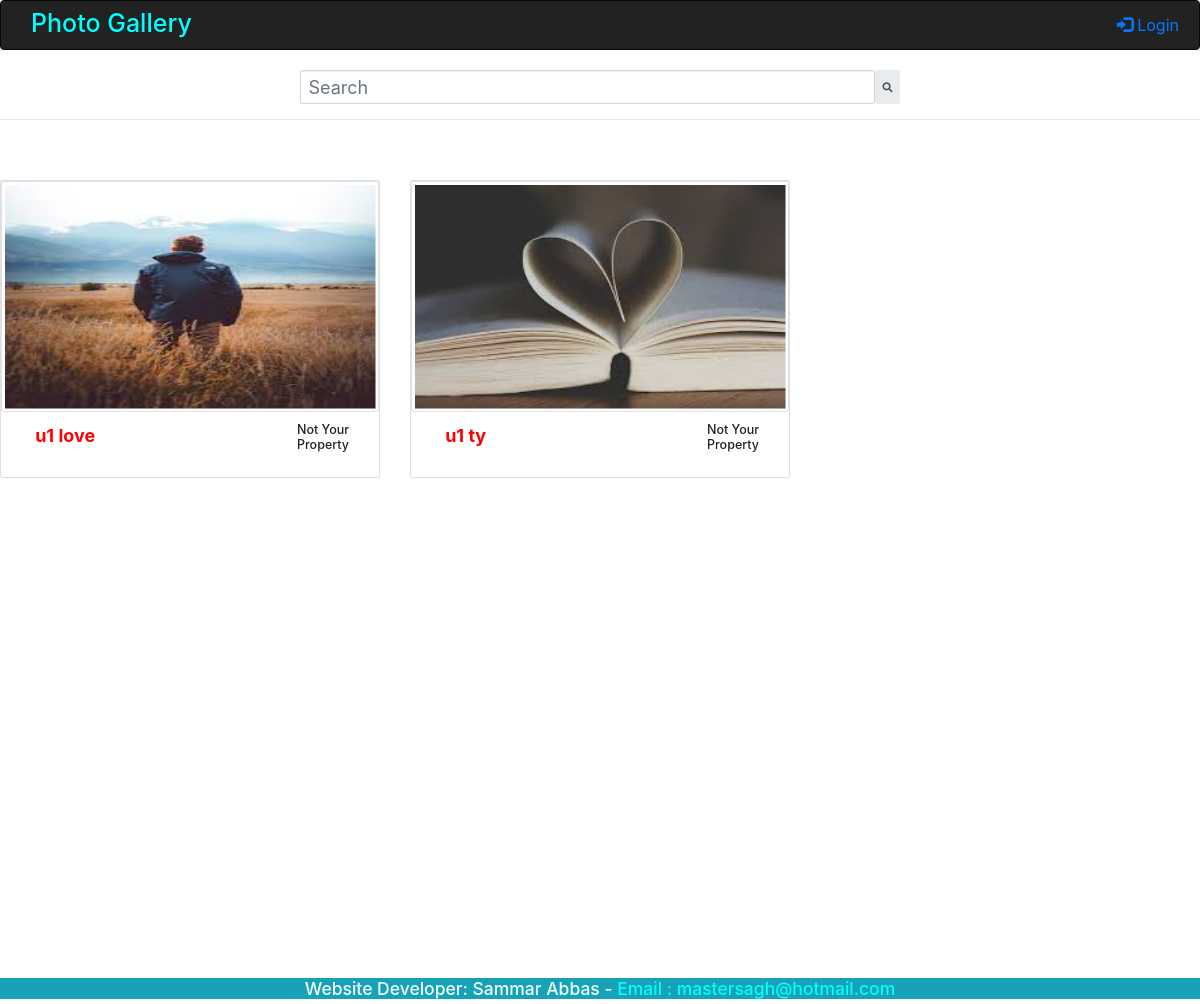
Before: /allPublicPhotos with the older database file.
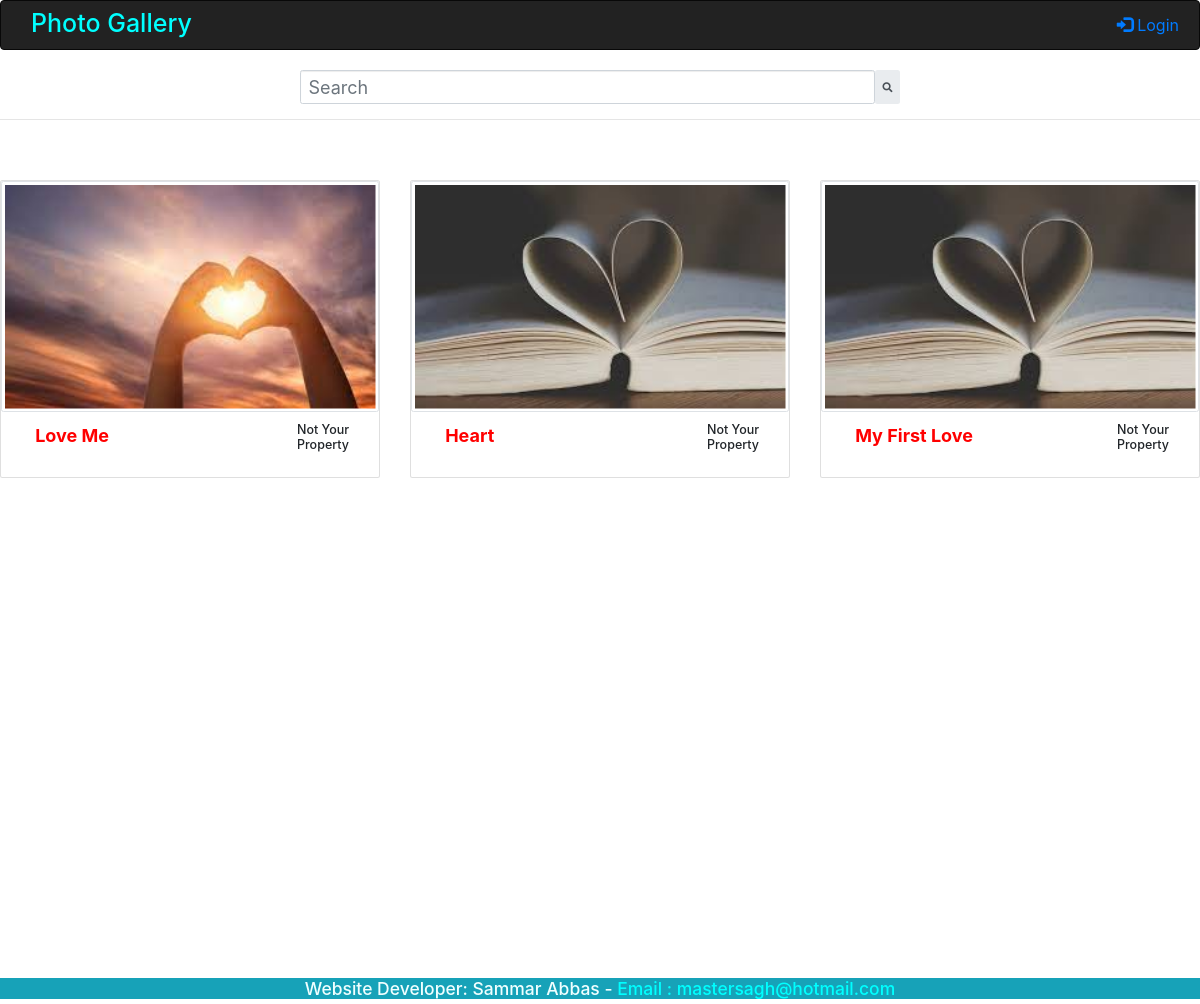
After: the same page with the newer database file.
### pictureApp/models.py (models this page shows, shortened)
class Photo(models.Model):
    title = models.CharField(max_length=50)
    image = models.ImageField()
    status = models.BooleanField(default=True)
    user = models.CharField(max_length=15, default="AnonymousUser")

### pictureApp/views.py (the view)
# urls.py: path('allPublicPhotos', views.allPublicPhotos, name="allPublicPhotos"),
def allPublicPhotos(request):
    is_sign_in = isSignIn(request)  #get is signed in
    form=PhotoForm()
    photoList = []
    obj = Photo.objects.all()
    for p in obj:
        temp = []
        if p.status == False:   # False means status is Public
            if str(request.user) == p.user:
                temp.append(True)   # True allow permission to edit
                temp.append(p)
                photoList.append(temp)
            else:
                temp.append(False)   # False don't grant permission to edit
                temp.append(p)
                photoList.append(temp)
    return render(request,"pictureApp/index.html", {
        "photo": photoList,
        "form": form,
        "isSignIn": is_sign_in
        })

### pictureApp/form.py
class PhotoForm(forms.ModelForm):
    class Meta:
        model=Photo
        fields=("title","image")

### pictureApp/views.py (called while the page is built)
def isSignIn(request):
    returning_value = True
    if "AnonymousUser" == str(request.user):
        returning_value = False
    return returning_value

### pictureApp/templates/pictureApp/index.html (shortened to what this page needs)
{% extends 'pictureApp/sample.html' %}
{% block body %}
    {% if not photo %}
        <h1 style="text-align: center; vertical-align: middle; margin-top: 5rem;">
            There Is No Related Picture Available In The Gallery
        </h1>
    {% else %}
    <div class="row" >
        {% for p in photo %}
            <div class="col-sm-4"style="padding-top: 50px" >
                <div class="card" >
                    <img src={{p.1.image.url}} alt="pictures" class="img-thumbnail" style="height :231px; width :600px"  >
                    <div class="row mt-3 ml-2 mr-2" style="height:55px">
                        <div class="col-lg-9 " >
                            <label style="color: red; font-size: 18px;"> &nbsp; {{p.1.title}}</label>
                        </div>
                        <div class="col-lg-3">
                            {% if p.0 %}
                            <div class="row mt-2"  >
                                <div class="col-sm-2" >
                                    <a href="{% url 'pictureApp:statusChange' p.1.id %}">
                                        {% if p.1.status %}
                                            <button class="btn btn-primary"><i class="fas fa-lock"></i></button>
                                        {% else %}
                                            <button class="btn btn-secondary"><i class="fas fa-lock-open"></i></button>
                                        {% endif %}
                                    </a>
                                </div>
                                <div class="col-sm-2">
                                    <a >
                                        <button class="btn btn-primary" data-toggle="modal" data-target="#exampleModal-{{p.1.id}}">
                                            <i class="far fa-edit"></i>
                                        </button>
                                    </a>
                                </div>
                                <div class="col-sm-1">
                                    <a href="{% url 'pictureApp:deletePhoto' p.1.id %}">
                                        <button class="btn btn-primary"><i class="fas fa-trash-alt"></i></button>
                                    </a>
                                </div>
                            </div>
                            {% else %}
                            <h5>Not Your Property</h5>
                            {% endif %}
                        </div>
                    </div>
                </div>
            </div>
        {% endfor %}
    </div>
    {% endif %}
{% endblock %}

Changed rows visible on the page:
removed Photo: image (picture), title "u1 love"
removed Photo: image (picture), title "u1 ty"
added Photo: image (picture), title "Love Me"
added Photo: image (picture), title "Heart"
added Photo: image (picture), title "My First Love"
